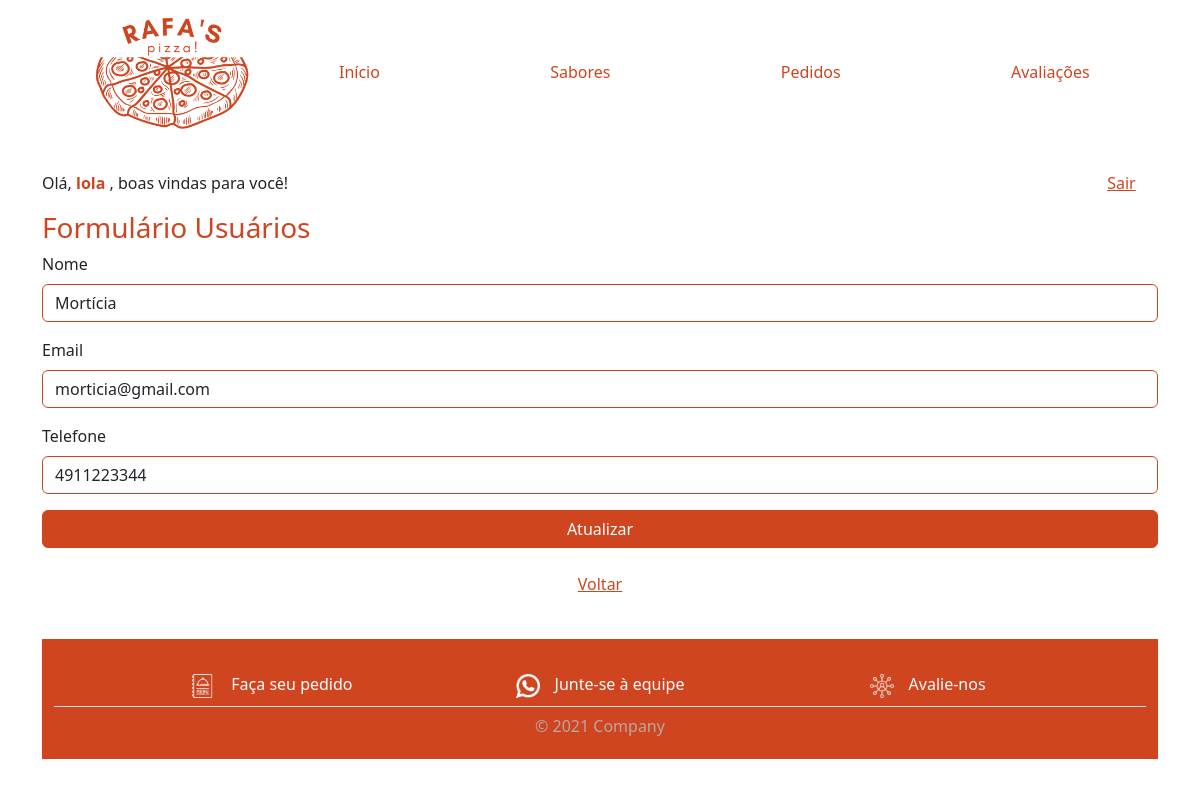
/view/ContatoForm.php?id=12 (signed in), run on the app's committed database.
### tables this page shows
CREATE TABLE IF NOT EXISTS `usuario` (
  `id` int NOT NULL AUTO_INCREMENT,
  `nome` varchar(100) NOT NULL,
  `email` varchar(100) NOT NULL,
  `telefone` varchar(20) NOT NULL,
  `login` varchar(20) DEFAULT NULL,
  `senha` varchar(150) DEFAULT NULL,
  PRIMARY KEY (`id`),
  UNIQUE KEY `login` (`login`)
);

### model/BD.class.php (called while the page is built, shortened)
<?php
class BD
{
    private $host = "localhost";
    private $dbname = "db_trabalho";
    private $port = 3306;
    private $usuario = "root";
    private $senha = "";
    private $db_charset = "utf8";
    public function conn()
    {
        $conn = "mysql:host=$this->host;dbname=$this->dbname;port=$this->port";
        return new PDO(
            $conn,
            $this->usuario,
            $this->senha,
            [PDO::MYSQL_ATTR_INIT_COMMAND => "SET NAMES " . $this->db_charset]
        );
    }
    public function buscar($nome_tabela, $id)
    {
        $conn = $this->conn();
        $sql = "SELECT * FROM $nome_tabela WHERE id=?;";
        $st = $conn->prepare($sql);
        $st->execute([$id]);
        return $st->fetchObject();
    }
}

### controller/ContatoController.php (called while the page is built, shortened)
<?php
include "../model/BD.class.php";
class ContatoController {
    private $model;
    private $table = "usuario";
    public function __construct(){
        $this->model = new BD();
    }
    public function buscar($id){
        return $this->model->buscar($this->table, $id);
    }
}

### view/ContatoForm.php (the view, shortened to what this page needs)
<?php
include_once '../controller/ContatoController.php';
include "base/header.php";
$contato = new ContatoController();
if (!empty($_GET['id'])) {
  $data = $contato->buscar($_GET['id']);
}
?>
<main class="container">
  <form action="ContatoForm.php" method="post">
    <h3 id="redColor">Formulário Usuários</h3>
    <div class="mb-3">
      <label for="" class="form-label">Nome</label>
      <input type="text" class="form-control" id="redBorder" name="nome" value="<?php echo (!empty($data->nome) ? $data->nome : "") ?>">
    </div>
    <div class="mb-3">
      <label for="" class="form-label">Email</label>
      <input type="text" class="form-control" id="redBorder" name="email" value="<?php echo (!empty($data->email) ? $data->email : "") ?>">
    </div>
    <div class="mb-3">
      <label for="" class="form-label">Telefone</label>
      <input type="text" class="form-control" id="redBorder" name="telefone" value="<?php echo (!empty($data->telefone) ? $data->telefone : "") ?>">
    </div>
    <div class="d-grid gap-2">
      <button type="submit" class="btn btn-primary" id="redButton">
        <?php echo (empty($_GET['id']) ? "Salvar" : "Atualizar") ?>
      </button>
    </div><br>
    <div class="d-flex justify-content-center">
      <a href="ContatoList.php" id="redColor">Voltar</a>
    </div><br>
  </form>
</main>
<?php
include "base/rodape.php";

### css/style.css (style rules this page uses)
html { height: 100%; width: 100%; }
#redBorder { border-color: #CF4520; }
#redColor { color: #CF4520; }
#redButton { background-color: #CF4520; border-color: #CF4520; }

### data on the page
usuario: nome "Mortícia", email "morticia@gmail.com", telefone "4911223344"

### other printed values
$login "lola"
